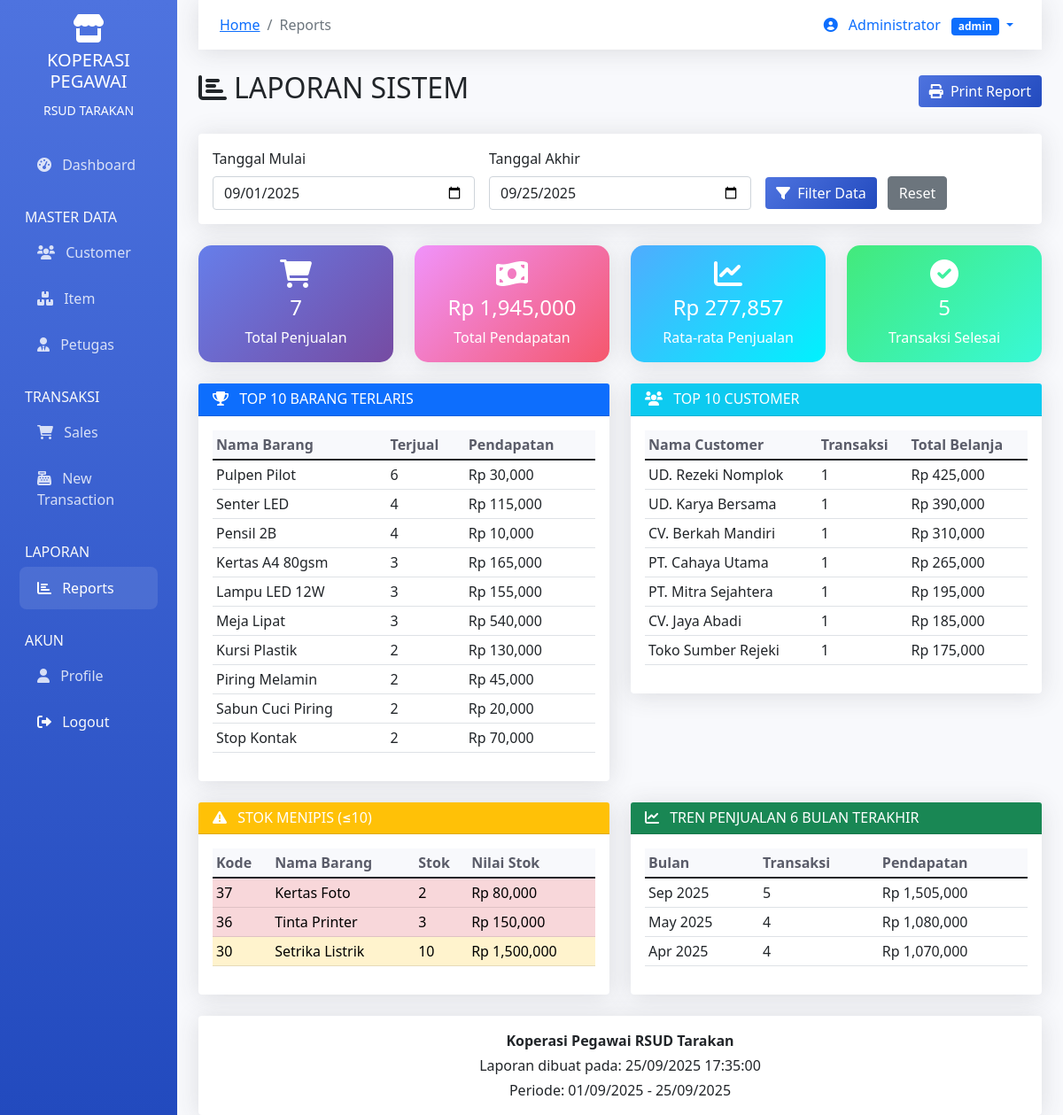
/modules/reports/index.php (signed in), run on the app's committed database.
### tables this page shows
CREATE TABLE petugas (
    id_user INT PRIMARY KEY AUTO_INCREMENT,
    nama_user VARCHAR(100) NOT NULL,
    username VARCHAR(50) NOT NULL UNIQUE,
    password VARCHAR(255) NOT NULL,
    level INT NOT NULL,
    created_at TIMESTAMP DEFAULT CURRENT_TIMESTAMP,
    FOREIGN KEY (level) REFERENCES level(id_level)
);

CREATE TABLE level (
    id_level INT PRIMARY KEY AUTO_INCREMENT,
    level VARCHAR(50) NOT NULL UNIQUE
);

CREATE TABLE item (
    id_item INT PRIMARY KEY AUTO_INCREMENT,
    nama_item VARCHAR(100) NOT NULL,
    uom VARCHAR(20) NOT NULL,  
    harga_beli DECIMAL(15,2) NOT NULL,
    harga_jual DECIMAL(15,2) NOT NULL,
    stok INT DEFAULT 0,
    created_at TIMESTAMP DEFAULT CURRENT_TIMESTAMP
);

### modules/reports/index.php (the view, shortened to what the rows shown need)
<?php
require_once __DIR__ . '/../../classes/Auth.php';
require_once __DIR__ . '/../../config/Database.php';
$auth = new Auth();
$auth->requireLogin();
$db = Database::getInstance();
$user = $auth->getCurrentUser();
$lowStockItems = $db->fetchAll("
    SELECT
        id_item,
        nama_item,
        stok as stock,
        harga_beli,
        harga_jual,
        (stok * harga_beli) as stock_value
    FROM item
    WHERE stok <= 10
    ORDER BY stok ASC
    LIMIT 20
");
?>
<!DOCTYPE html>
<html lang="id">
<head>
    <link href="https://cdn.jsdelivr.net/npm/bootstrap@5.1.3/dist/css/bootstrap.min.css" rel="stylesheet">
    <link href="https://cdnjs.cloudflare.com/ajax/libs/font-awesome/6.0.0/css/all.min.css" rel="stylesheet">
</head>
<body>
    <div class="container-fluid">
        <div class="row">
            <main class="col-md-9 ms-sm-auto col-lg-10 px-md-4 main-content">
                <nav class="navbar navbar-expand-lg navbar-custom mb-4">
                    <div class="container-fluid">
                        <div class="collapse navbar-collapse" id="navbarNav">
                            <ul class="navbar-nav ms-auto">
                                <li class="nav-item dropdown">
                                    <a class="nav-link dropdown-toggle" href="#" id="navbarDropdown" role="button" data-bs-toggle="dropdown">
                                        <i class="fas fa-user-circle me-2"></i>
                                        <?= htmlspecialchars($user['nama_user']) ?>
                                        <span class="badge bg-primary ms-2"><?= htmlspecialchars($user['level_name']) ?></span>
                                    </a>
                                </li>
                            </ul>
                        </div>
                    </div>
                </nav>
                <div class="d-flex justify-content-between align-items-center mb-4">
                    <h2><i class="fas fa-chart-bar me-2"></i>LAPORAN SISTEM</h2>
                </div>
                <div class="row">
                    <div class="col-md-6">
                        <div class="card mb-4">
                            <div class="card-body">
                                <div class="table-responsive">
                                    <table class="table table-sm">
                                        <thead>
                                            <tr>
                                                <th>Nama Barang</th>
                                                <th>Terjual</th>
                                                <th>Pendapatan</th>
                                            </tr>
                                        </thead>
                                    </table>
                                </div>
                            </div>
                        </div>
                    </div>
                    <div class="col-md-6">
                        <div class="card mb-4">
                            <div class="card-body">
                                <div class="table-responsive">
                                    <table class="table table-sm">
                                        <thead>
                                            <tr>
                                                <th>Nama Customer</th>
                                                <th>Transaksi</th>
                                                <th>Total Belanja</th>
                                            </tr>
                                        </thead>
                                    </table>
                                </div>
                            </div>
                        </div>
                    </div>
                </div>
                <div class="row">
                    <div class="col-md-6">
                        <div class="card mb-4">
                            <div class="card-body">
                                <div class="table-responsive">
                                    <table class="table table-sm">
                                        <thead>
                                            <tr>
                                                <th>Kode</th>
                                                <th>Nama Barang</th>
                                                <th>Stok</th>
                                                <th>Nilai Stok</th>
                                            </tr>
                                        </thead>
                                        <tbody>
                                            <?php if (empty($lowStockItems)): ?>
                                            <tr>
                                                <td colspan="4" class="text-center text-success">
                                                    <i class="fas fa-check-circle me-1"></i>
                                                    Semua stok aman
                                                </td>
                                            </tr>
                                            <?php else: ?>
                                            <?php foreach ($lowStockItems as $item): ?>
                                            <tr class="<?= $item['stock'] <= 5 ? 'table-danger' : 'table-warning' ?>">
                                                <td><?= htmlspecialchars($item['id_item']) ?></td>
                                                <td><?= htmlspecialchars($item['nama_item']) ?></td>
                                                <td><?= number_format($item['stock']) ?></td>
                                                <td>Rp <?= number_format($item['stock_value']) ?></td>
                                            </tr>
                                            <?php endforeach; ?>
                                            <?php endif; ?>
                                        </tbody>
                                    </table>
                                </div>
                            </div>
                        </div>
                    </div>
                    <div class="col-md-6">
                        <div class="card mb-4">
                            <div class="card-body">
                                <div class="table-responsive">
                                    <table class="table table-sm">
                                        <thead>
                                            <tr>
                                                <th>Bulan</th>
                                                <th>Transaksi</th>
                                                <th>Pendapatan</th>
                                            </tr>
                                        </thead>
                                    </table>
                                </div>
                            </div>
                        </div>
                    </div>
                </div>
            </main>
        </div>
    </div>
</body>
</html>

### data on the page
petugas: nama_user "Administrator", level.level "admin"
item: id_item "37", nama_item "Kertas Foto", stok "2", stock_value "80,000"
item: id_item "36", nama_item "Tinta Printer", stok "3", stock_value "150,000"
item: id_item "30", nama_item "Setrika Listrik", stok "10", stock_value "1,500,000"

### other printed values
$salesSummary['total_sales'] "7"
$salesSummary['total_revenue'] "1,945,000"
$salesSummary['avg_sale'] "277,857"
$salesSummary['completed_sales'] "5"
$item['nama_item'] "Pulpen Pilot"
$item['total_sold'] "6"
$item['total_revenue'] "30,000"
$item['nama_item'] "Senter LED"
$item['total_sold'] "4"
$item['total_revenue'] "115,000"
$item['nama_item'] "Pensil 2B"
$item['total_revenue'] "10,000"
$item['nama_item'] "Kertas A4 80gsm"
$item['total_sold'] "3"
$item['total_revenue'] "165,000"
